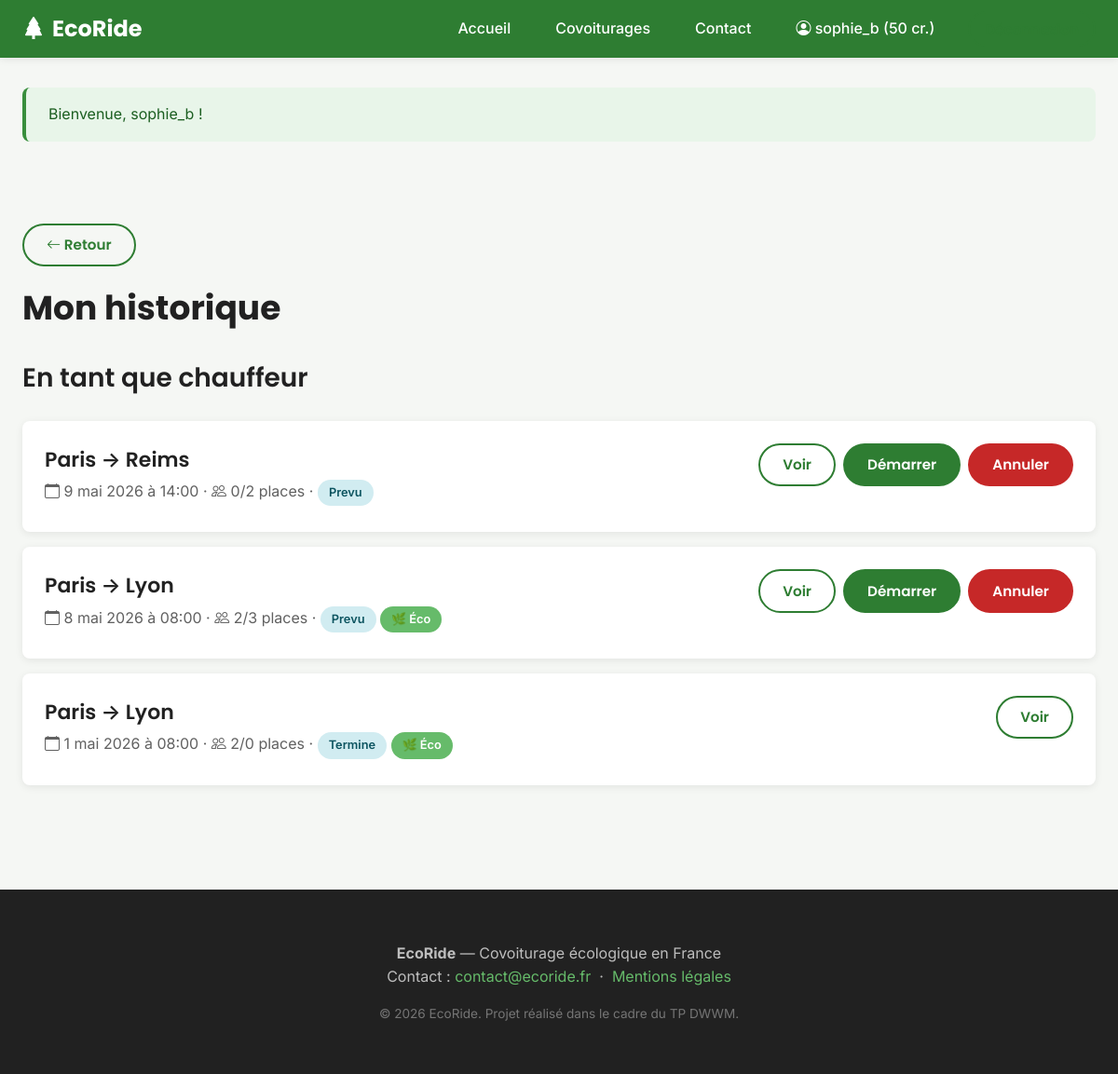
The app's page /mon-espace/historique (signed in) with its own data.
### tables this page shows
CREATE TABLE utilisateur (
    utilisateur_id     INT AUTO_INCREMENT PRIMARY KEY,
    pseudo             VARCHAR(50) NOT NULL UNIQUE,
    email              VARCHAR(150) NOT NULL UNIQUE,
    password_hash      VARCHAR(255) NOT NULL,
    nom                VARCHAR(50),
    prenom             VARCHAR(50),
    telephone          VARCHAR(20),
    date_naissance     DATE,
    photo              VARCHAR(255) DEFAULT 'default-avatar.png',
    credit             INT NOT NULL DEFAULT 20,
    statut             ENUM('actif','suspendu') NOT NULL DEFAULT 'actif',
    date_creation      DATETIME NOT NULL DEFAULT CURRENT_TIMESTAMP,
    INDEX idx_email (email),
    INDEX idx_pseudo (pseudo)
);

CREATE TABLE covoiturage (
    covoiturage_id     INT AUTO_INCREMENT PRIMARY KEY,
    chauffeur_id       INT NOT NULL,
    voiture_id         INT NOT NULL,
    date_depart        DATE NOT NULL,
    heure_depart       TIME NOT NULL,
    date_arrivee       DATE NOT NULL,
    heure_arrivee      TIME NOT NULL,
    lieu_depart        VARCHAR(100) NOT NULL,
    lieu_arrivee       VARCHAR(100) NOT NULL,
    statut             ENUM('prevu','en_cours','termine','annule') NOT NULL DEFAULT 'prevu',
    nb_place           TINYINT NOT NULL,
    prix_personne      DECIMAL(6,2) NOT NULL,
    FOREIGN KEY (chauffeur_id) REFERENCES utilisateur(utilisateur_id) ON DELETE CASCADE,
    FOREIGN KEY (voiture_id)   REFERENCES voiture(voiture_id),
    INDEX idx_recherche (lieu_depart, lieu_arrivee, date_depart),
    INDEX idx_statut (statut)
);

### src/controllers/UserController.php (called while the page is built, shortened)
<?php
final class UserController extends Controller
{
    public function historique(): void
    {
        $userId = Auth::id();
        $user = User::findById($userId);
        $voyagesChauffeur = in_array('chauffeur', $user['roles'] ?? [], true)
            ? Covoiturage::findByChauffeur($userId)
            : [];
        $voyagesPassager = Covoiturage::findByPassager($userId);
        $this->view('user/historique', [
            'pageTitle'        => 'Mon historique',
            'voyagesChauffeur' => $voyagesChauffeur,
            'voyagesPassager'  => $voyagesPassager,
        ]);
    }
}

### public/index.php (called while the page is built, shortened)
<?php
$config = require __DIR__ . '/../config/config.php';
require __DIR__ . '/../src/Helpers/functions.php';
$router = new App\Core\Router();
$method = $_SERVER['REQUEST_METHOD'] ?? 'GET';
$uri    = $_SERVER['REQUEST_URI'] ?? '/';
try {
    $router->dispatch($method, $uri);
} catch (Throwable $e) {
    if ($config['app']['debug']) {
        echo '<pre style="padding:20px;background:#fee;color:#900;font-family:monospace">';
        echo 'Erreur : ' . htmlspecialchars($e->getMessage()) . "\n\n";
        echo $e->getTraceAsString();
        echo '</pre>';
    } else {
        http_response_code(500);
        require __DIR__ . '/../views/errors/500.php';
    }
}

### src/Core/Auth.php (called while the page is built, shortened)
<?php
final class Auth
{
    public static function user(): ?array
    {
        return $_SESSION['user'] ?? null;
    }
    public static function id(): ?int
    {
        return $_SESSION['user']['id'] ?? null;
    }
}

### config/config.php (called while the page is built, shortened)
<?php
if (!function_exists('env')) {
    function env(string $key, mixed $default = null): mixed
    {
        $value = $_ENV[$key] ?? $_SERVER[$key] ?? getenv($key);
        return match (strtolower((string) $value)) {
            'true', '(true)'   => true,
            'false', '(false)' => false,
            'null', '(null)'   => null,
            'empty', '(empty)' => '',
            default            => $value,
        };
    }
}
return [
    'app' => [
        'name'   => env('APP_NAME', 'EcoRide'),
        'env'    => env('APP_ENV', 'production'),
        'url'    => env('APP_URL', 'http://localhost:8000'),
        'debug'  => (bool) env('APP_DEBUG', false),
        'secret' => env('APP_SECRET', ''),
    ],
    'db' => [
        'host'     => env('DB_HOST', 'localhost'),
        'port'     => (int) env('DB_PORT', 3306),
        'name'     => env('DB_NAME', 'ecoride'),
        'user'     => env('DB_USER', 'root'),
        'password' => env('DB_PASSWORD', ''),
        'charset'  => 'utf8mb4',
    ],
    'mongo' => [
        'uri' => env('MONGO_URI', 'mongodb://localhost:27017'),
        'db'  => env('MONGO_DB', 'ecoride_nosql'),
    ],
    'mail' => [
        'host'     => env('MAIL_HOST', 'smtp.gmail.com'),
        'port'     => (int) env('MAIL_PORT', 587),
        'username' => env('MAIL_USERNAME', ''),
        'password' => env('MAIL_PASSWORD', ''),
        'from'     => env('MAIL_FROM_ADDRESS', 'noreply@ecoride.local'),
        'from_name'=> env('MAIL_FROM_NAME', 'EcoRide'),
    ],
];

### src/Core/Database.php (called while the page is built, shortened)
<?php
final class Database
{
    private static ?PDO $instance = null;
    public static function getInstance(): PDO
    {
        if (self::$instance === null) {
            $config = require __DIR__ . '/../../config/config.php';
            $db = $config['db'];
            $dsn = sprintf(
                'mysql:host=%s;port=%d;dbname=%s;charset=%s',
                $db['host'],
                $db['port'],
                $db['name'],
                $db['charset'],
            );
            try {
                self::$instance = new PDO($dsn, $db['user'], $db['password'], [
                    PDO::ATTR_ERRMODE            => PDO::ERRMODE_EXCEPTION,
                    PDO::ATTR_DEFAULT_FETCH_MODE => PDO::FETCH_ASSOC,
                    PDO::ATTR_EMULATE_PREPARES   => false,
                ]);
            } catch (PDOException $e) {
                throw new RuntimeException(
                    'Connexion à la base relationnelle impossible : ' . $e->getMessage(),
                    (int) $e->getCode(),
                );
            }
        }
        return self::$instance;
    }
}

### src/models/User.php (called while the page is built, shortened)
<?php
final class User
{
    public static function findById(int $id): ?array
    {
        $stmt = Database::getInstance()->prepare(
            'SELECT * FROM utilisateur WHERE utilisateur_id = :id LIMIT 1'
        );
        $stmt->execute(['id' => $id]);
        $user = $stmt->fetch();
        $user['roles'] = self::getRoles($id);
        return $user;
    }
    public static function getRoles(int $userId): array
    {
        $stmt = Database::getInstance()->prepare(
            'SELECT r.libelle FROM role r
             INNER JOIN utilisateur_role ur ON ur.role_id = r.role_id
             WHERE ur.utilisateur_id = :id'
        );
        $stmt->execute(['id' => $userId]);
        return $stmt->fetchAll(PDO::FETCH_COLUMN);
    }
}

### src/models/Covoiturage.php (called while the page is built, shortened)
<?php
final class Covoiturage
{
    public static function findByChauffeur(int $userId): array
    {
        $sql = 'SELECT c.*, v.energie, v.modele, m.libelle AS marque_libelle,
                       (SELECT COUNT(*) FROM participation p WHERE p.covoiturage_id = c.covoiturage_id AND p.statut_validation NOT IN ("annule")) AS nb_participants
                FROM covoiturage c
                INNER JOIN voiture v ON v.voiture_id = c.voiture_id
                INNER JOIN marque m  ON m.marque_id = v.marque_id
                WHERE c.chauffeur_id = :id
                ORDER BY c.date_depart DESC, c.heure_depart DESC';
        $stmt = Database::getInstance()->prepare($sql);
        $stmt->execute(['id' => $userId]);
        return $stmt->fetchAll();
    }
}

### src/Core/Security.php (called while the page is built, shortened)
<?php
final class Security
{
    public static function escape(?string $value): string
    {
        return htmlspecialchars($value ?? '', ENT_QUOTES | ENT_HTML5, 'UTF-8');
    }
}

### src/helpers/functions.php (called while the page is built, shortened)
<?php
if (!function_exists('e')) {
    function e(?string $value): string
    {
        return Security::escape($value);
    }
}
if (!function_exists('format_date_fr')) {
    function format_date_fr(string $date): string
    {
        $months = ['janvier','février','mars','avril','mai','juin','juillet','août','septembre','octobre','novembre','décembre'];
        $ts = strtotime($date);
        return (int) date('j', $ts) . ' ' . $months[(int) date('n', $ts) - 1] . ' ' . date('Y', $ts);
    }
}

### views/user/historique.php (the view, shortened to what this page needs)
<div class="container">
    <a href="/mon-espace" class="btn btn-secondary" style="margin-bottom:1rem">
        <i class="bi bi-arrow-left"></i> Retour
    </a>
    <h1>Mon historique</h1>
    <?php if (!empty($voyagesChauffeur)): ?>
        <h2>En tant que chauffeur</h2>
        <?php foreach ($voyagesChauffeur as $c): ?>
            <div class="card" style="margin-bottom:1rem">
                <div style="display:flex;justify-content:space-between;align-items:start;flex-wrap:wrap;gap:1rem">
                    <div>
                        <h3 style="margin:0"><?= e($c['lieu_depart']) ?> → <?= e($c['lieu_arrivee']) ?></h3>
                        <p style="margin:0.25rem 0;color:var(--color-text-muted)">
                            <i class="bi bi-calendar"></i> <?= format_date_fr($c['date_depart']) ?> à <?= substr($c['heure_depart'], 0, 5) ?>
                            · <i class="bi bi-people"></i> <?= $c['nb_participants'] ?>/<?= $c['nb_place'] ?> places
                            · <span class="badge badge-info"><?= e(ucfirst($c['statut'])) ?></span>
                            <?php if ($c['energie'] === 'electrique'): ?>
                                <span class="badge badge-eco">Éco</span>
                            <?php endif; ?>
                        </p>
                    </div>
                    <div style="display:flex;gap:0.5rem;flex-wrap:wrap">
                        <a href="/covoiturages/<?= $c['covoiturage_id'] ?>" class="btn btn-secondary">Voir</a>
                        <?php if ($c['statut'] === 'prevu'): ?>
                            <form method="post" action="/mon-espace/voyages/<?= $c['covoiturage_id'] ?>/demarrer" style="display:inline">
                                <button class="btn btn-primary">Démarrer</button>
                            </form>
                            <form method="post" action="/mon-espace/voyages/<?= $c['covoiturage_id'] ?>/annuler" style="display:inline">
                                <button class="btn btn-danger" data-confirm="Annuler ce trajet ? Les passagers seront remboursés.">Annuler</button>
                            </form>
                        <?php endif; ?>
                    </div>
                </div>
            </div>
        <?php endforeach; ?>
    <?php endif; ?>
</div>

### src/Core/Router.php (shortened to what this page needs)
<?php
final class Router
{
    private array $routes = [
        'GET'    => [],
        'POST'   => [],
        'PUT'    => [],
        'DELETE' => [],
    ];
    private function add(string $method, string $path, callable|array $handler): void
    {
        $this->routes[$method][$path] = $handler;
    }
    public function dispatch(string $method, string $uri): void
    {
        $uri = parse_url($uri, PHP_URL_PATH) ?: '/';
        $uri = rtrim($uri, '/') ?: '/';
        foreach ($this->routes[$method] ?? [] as $path => $handler) {
            $pattern = preg_replace('#\{([a-zA-Z_]+)\}#', '(?P<$1>[^/]+)', $path);
            $pattern = '#^' . $pattern . '$#';
            if (preg_match($pattern, $uri, $matches)) {
                $params = array_filter($matches, 'is_string', ARRAY_FILTER_USE_KEY);
                $this->call($handler, $params);
                return;
            }
        }
    }
    private function call(callable|array $handler, array $params): void
    {
        if (is_array($handler) && count($handler) === 2) {
            [$class, $method] = $handler;
            $instance = new $class();
            $instance->$method(...array_values($params));
            return;
        }
    }
}

### views/partials/navbar.php (shortened to what this page needs)
<?php
$user = Auth::user();
$path = parse_url($_SERVER['REQUEST_URI'] ?? '/', PHP_URL_PATH);
?>
<nav class="navbar">
    <div class="navbar-container">
        <a href="/" class="navbar-brand">
            <i class="bi bi-tree-fill"></i> EcoRide
        </a>
        <ul class="navbar-nav">
            <li><a href="/" class="<?= $path === '/' ? 'active' : '' ?>">Accueil</a></li>
            <li><a href="/covoiturages" class="<?= str_starts_with($path, '/covoiturages') ? 'active' : '' ?>">Covoiturages</a></li>
            <li><a href="/contact" class="<?= $path === '/contact' ? 'active' : '' ?>">Contact</a></li>
            <?php if ($user): ?>
                <li><a href="/mon-espace"><i class="bi bi-person-circle"></i> <?= e($user['pseudo']) ?> (<?= $user['credit'] ?> cr.)</a></li>
                <li>
                    <form method="post" action="/logout" style="display:inline">
                        <button type="submit" class="btn btn-secondary" style="padding:0.4rem 1rem">Déconnexion</button>
                    </form>
                </li>
            <?php else: ?>
                <li><a href="/login" class="btn-cta">Connexion</a></li>
            <?php endif; ?>
        </ul>
    </div>
</nav>

### public/css/app.css (style rules this page uses)
:root { --color-primary: #2E7D32; --color-primary-light: #66BB6A; --color-primary-dark: #1B5E20; --color-secondary: #0288D1; --color-accent: #F9A825; --color-bg: #F5F7F4; --color-bg-card: #FFFFFF; --color-text: #212121; --color-text-muted: #616161; --color-border: #E0E0E0; --color-error: #C62828; --color-success: #388E3C; --radius-sm: 4px; --radius-md: 8px; --radius-lg: 24px; --shadow-card: 0 2px 8px rgba(0, 0, 0, 0.08); --shadow-hover: 0 4px 16px rgba(0, 0, 0, 0.12); --font-title: 'Poppins', system-ui, -apple-system, sans-serif; --font-body: 'Inter', system-ui, -apple-system, sans-serif; }
* { box-sizing: border-box; }
html, body { margin: 0; padding: 0; font-family: var(--font-body); color: var(--color-text); background: var(--color-bg); line-height: 1.6; font-size: 16px; }
h1, h2, h3, h4, h5, h6 { font-family: var(--font-title); color: var(--color-text); margin-top: 0; }
h1 { font-size: 2.25rem; font-weight: 700; }
h2 { font-size: 1.75rem; font-weight: 600; }
h3 { font-size: 1.375rem; font-weight: 600; }
a { color: var(--color-primary); text-decoration: none; transition: color 0.2s; }
.navbar { background: var(--color-primary); color: white; padding: 0.75rem 0; box-shadow: var(--shadow-card); position: sticky; top: 0; z-index: 100; }
.navbar-container { max-width: 1200px; margin: 0 auto; padding: 0 1.5rem; display: flex; align-items: center; justify-content: space-between; }
.navbar-brand { color: white; font-family: var(--font-title); font-weight: 700; font-size: 1.5rem; display: flex; align-items: center; gap: 0.5rem; }
.navbar-nav { list-style: none; margin: 0; padding: 0; display: flex; gap: 1.5rem; align-items: center; }
.navbar-nav a { color: white; font-weight: 500; padding: 0.5rem 0.75rem; border-radius: var(--radius-sm); transition: background 0.2s; }
.container { max-width: 1200px; margin: 0 auto; padding: 2rem 1.5rem; }
.card { background: var(--color-bg-card); border-radius: var(--radius-md); box-shadow: var(--shadow-card); padding: 1.5rem; transition: box-shadow 0.2s; }
.btn { display: inline-block; font-family: var(--font-title); font-weight: 600; font-size: 0.95rem; padding: 0.65rem 1.5rem; border: 2px solid transparent; border-radius: var(--radius-lg); cursor: pointer; transition: all 0.2s; text-decoration: none; line-height: 1.4; }
.btn-primary { background: var(--color-primary); color: white; border-color: var(--color-primary); }
.btn-secondary { background: transparent; color: var(--color-primary); border-color: var(--color-primary); }
.btn-danger { background: var(--color-error); color: white; border-color: var(--color-error); }
.badge { display: inline-block; padding: 0.25rem 0.75rem; border-radius: var(--radius-lg); font-size: 0.8rem; font-weight: 600; }
.badge-eco { background: var(--color-primary-light); color: white; }
.badge-eco::before { content: "🌿 "; }
.badge-info { background: #D1ECF1; color: #0C5460; }

### records on screen
utilisateur: pseudo "sophie_b", credit "50"
covoiturage: lieu_depart "Paris", lieu_arrivee "Reims", date_depart "9 mai 2026", heure_depart "14:00", nb_participants "0", nb_place "2", statut "Prevu"
covoiturage: lieu_depart "Paris", lieu_arrivee "Lyon", date_depart "8 mai 2026", heure_depart "08:00", nb_participants "2", nb_place "3", statut "Prevu", shows "Éco"
covoiturage: lieu_depart "Paris", lieu_arrivee "Lyon", date_depart "1 mai 2026", heure_depart "08:00", nb_participants "2", nb_place "0", statut "Termine", shows "Éco"
